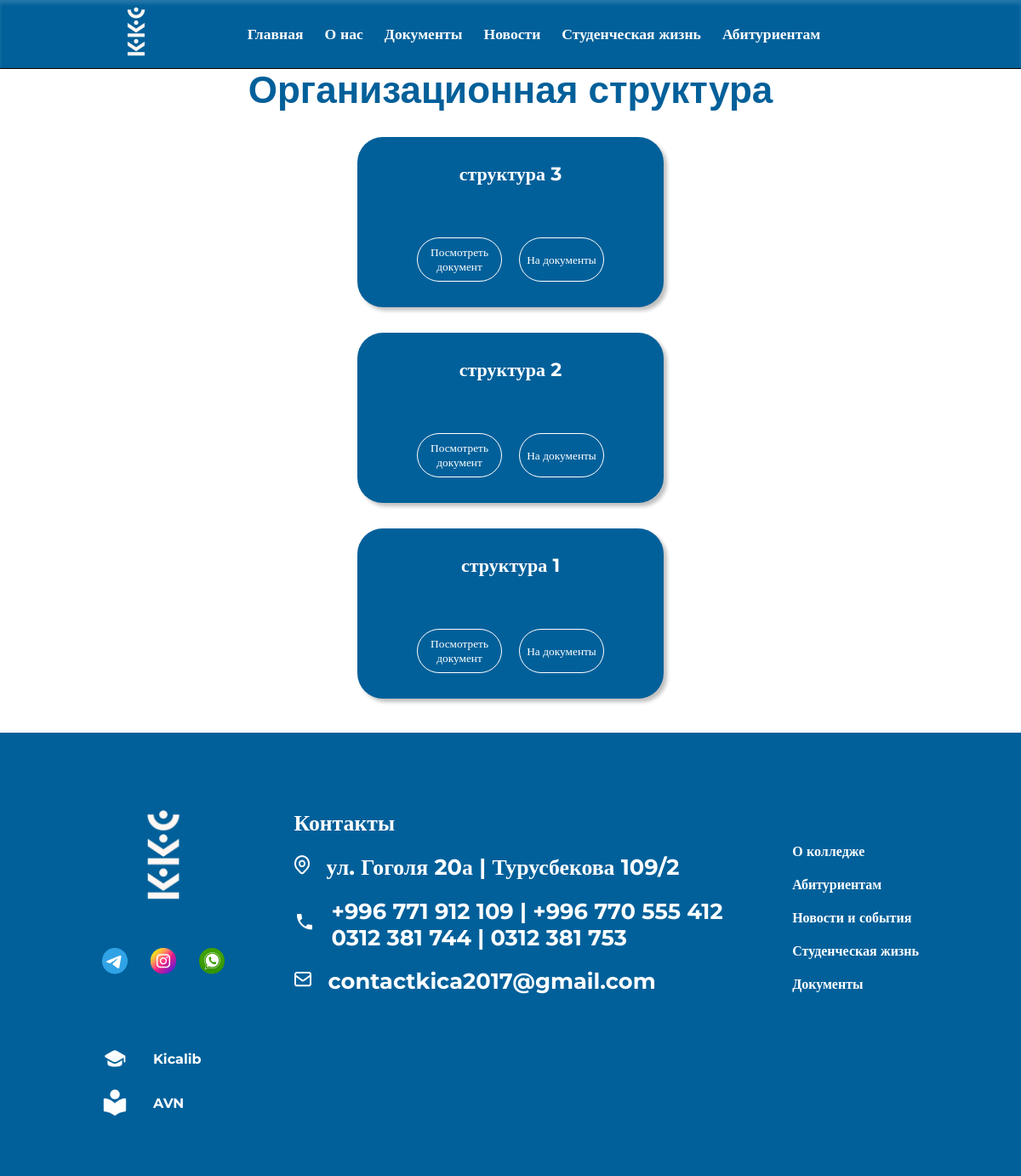
The page /documents_organization_structure/ on the database as committed earlier.
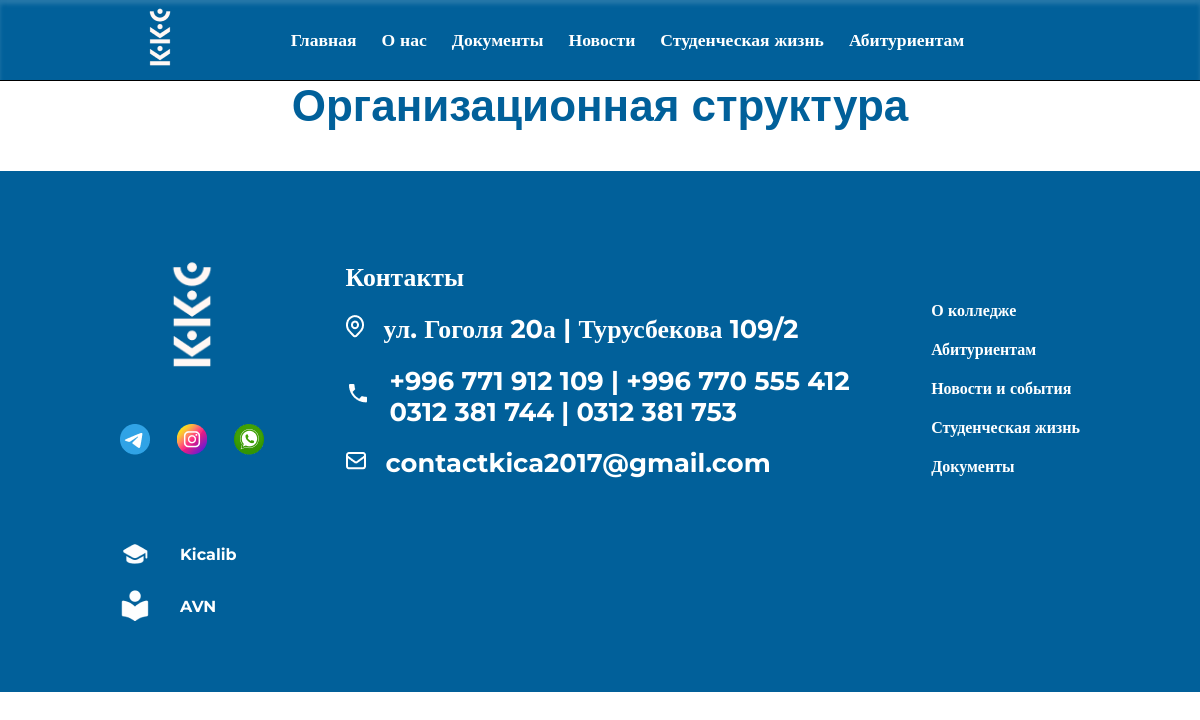
The same page on the database as committed later.
### documents/models.py (models this page shows, shortened)
class Organizational_structure(models.Model):
    name_doc = models.CharField(max_length=100, verbose_name='укажите название документа')
    url_doc = models.URLField(verbose_name='Укажите путь из DRIVE для Организационной структуры', null=True)
    class Meta:
        verbose_name = 'организационная структура'
        verbose_name_plural = 'организационные структуры'

### main_page/models.py (models this page shows, shortened)
class Contact(models.Model):
    street = models.CharField(max_length=100, verbose_name='Укажите улицу')
    number_1 = models.CharField(max_length=100, verbose_name='Укажите номер телефона 1')
    number_2 = models.CharField(max_length=100, verbose_name='Укажите номер телефона 2', blank=True)
    number_3 = models.CharField(max_length=100, verbose_name='Укажите номер телефона 3', blank=True)
    number_4 = models.CharField(max_length=100, verbose_name='Укажите номер телефона 4', blank=True)
    email = models.EmailField(verbose_name='Укажите EMAIL', default='@gmail.com')
    class Meta:
        verbose_name = 'контакт'
        verbose_name_plural = 'контакты'

### documents/views.py (the view)
# urls.py: path('documents_organization_structure/', views.documents_organization_structure_view, name='documents_structure'),
def documents_organization_structure_view(request):
    if request.method == 'GET':
        structure_ = models.Organizational_structure.objects.filter().order_by('-id')
        context = {'structure_': structure_}
        return render(request, template_name='documents/structure_org/structure.html', context=context)

### main_page/context_processors.py (called while the page is built)
def contact_processor(request):
    contact = Contact.objects.all()
    return {'contact': contact}

### templates/documents/structure_org/structure.html
{% load static %}
{% include '../../header.html' %}
<link rel="stylesheet" href="{% static 'css/documents/component.css' %}">
<link rel="stylesheet" href="{% static 'css/documents/detailDoc.css' %}">
<br><br><br>
<h1 style="color: #01609A; text-align: center; font-family: Arial">Организационная структура</h1>
{% for i in structure_ %}
<div class="conteiner_doc_item">
    <div class="item">
        <h1 class="title_doc_item">{{ i.name_doc }}</h1>
        <div class="btns">
            <button class="view"><a href="{{ i.url_doc }}" style="color: white">Посмотреть документ</a></button>
            <button class="view"><a href="{% url 'documents' %}" style="color: white">На документы</a></button>
        </div>
    </div>
</div>
{% endfor %}
{% include '../../footer.html' %}

### templates/footer.html (shortened to what this page needs)
{% load static %}
<footer>
    <div class="foot_cont">
        <div class="logo">
            <div class="log_cont">
                <img src="{% static 'image_kkc/logo_transparent_blue 2.png' %}" alt="">
            </div>
            <div class="soc_net">
                <a href="#">
                    <img src="{% static 'image_kkc/soc_net/3337190045231025 1.png' %}" alt="">
                </a>
                <a href="#">
                    <img src="{% static 'image_kkc/soc_net/image 15.png' %}" alt="">
                </a>
                <a href="#">
                    <img src="{% static 'image_kkc/soc_net/image 16.png' %}" alt="">
                </a>
            </div>
        </div>
        <div class="contacts">
            <h3 class="contact_title">Контакты</h3>
            {% if contact %}
                {% for item in contact %}
                    <div class="contact_item">
                        <span>
                            <img src="{% static 'image_kkc/icon/Icon_location.png' %}" alt="">
                        </span>
                        <a href="#">
                            <h3>{{ item.street }}</h3>
                        </a>
                    </div>
                    <div class="contact_item">
                        <span>
                            <img src="{% static 'image_kkc/icon/local_phone.png' %}" alt="">
                        </span>
                        <a href="#">
                            <h3>{{ item.number_1 }} | {{ item.number_2 }}<br>
                                {{ item.number_3 }} | {{ item.number_4 }}</h3>
                        </a>
                    </div>
                    <div class="contact_item">
                        <span>
                            <img src="{% static 'image_kkc/icon/Icon.png' %}" alt="">
                        </span>
                        <a href="#">
                            <h3>{{ item.email }}</h3>
                        </a>
                    </div>
                {% endfor %}
            {% endif %}
        </div>
        <div class="nav_footer">
            <h6><a href="#" class="link_nav">О колледже</a></h6>
            <h6><a href="#" class="link_nav">Абитуриентам</a></h6>
            <h6><a href="#" class="link_nav">Новости и события</a></h6>
            <h6><a href="#" class="link_nav">Студенческая жизнь</a></h6>
            <h6><a href="#" class="link_nav">Документы</a></h6>
        </div>
        <div class="stud_tools">
            <div class="tool_1">
                <img src="{% static 'image_kkc/icon/kicalib.png' %}" alt="">
                <h6 class="footer_tool"><a class="tool_item" href="#">Kicalib</a></h6>
            </div>
            <div class="tool_1">
                <img src="{% static 'image_kkc/icon/avn.png' %}" alt="">
                <h6 class="footer_tool"><a class="tool_item" href="http://212.112.103.155:85/">AVN</a></h6>
            </div>
        </div>
    </div>
</footer>
</body>
</html>

Rows that differ between the two databases and show on the page:
removed Organizational_structure: name_doc "структура 3"
removed Organizational_structure: name_doc "структура 2"
removed Organizational_structure: name_doc "структура 1"
